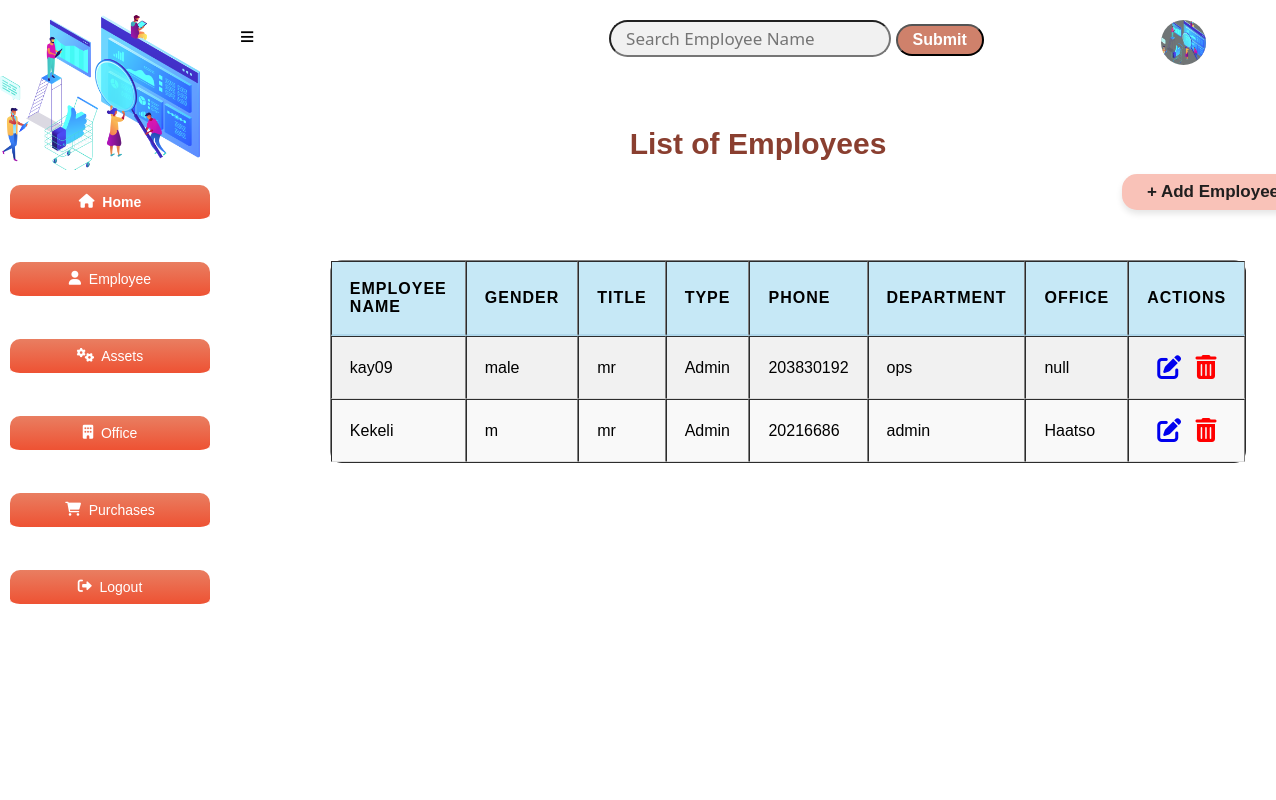
The page /employee on the database as committed earlier.
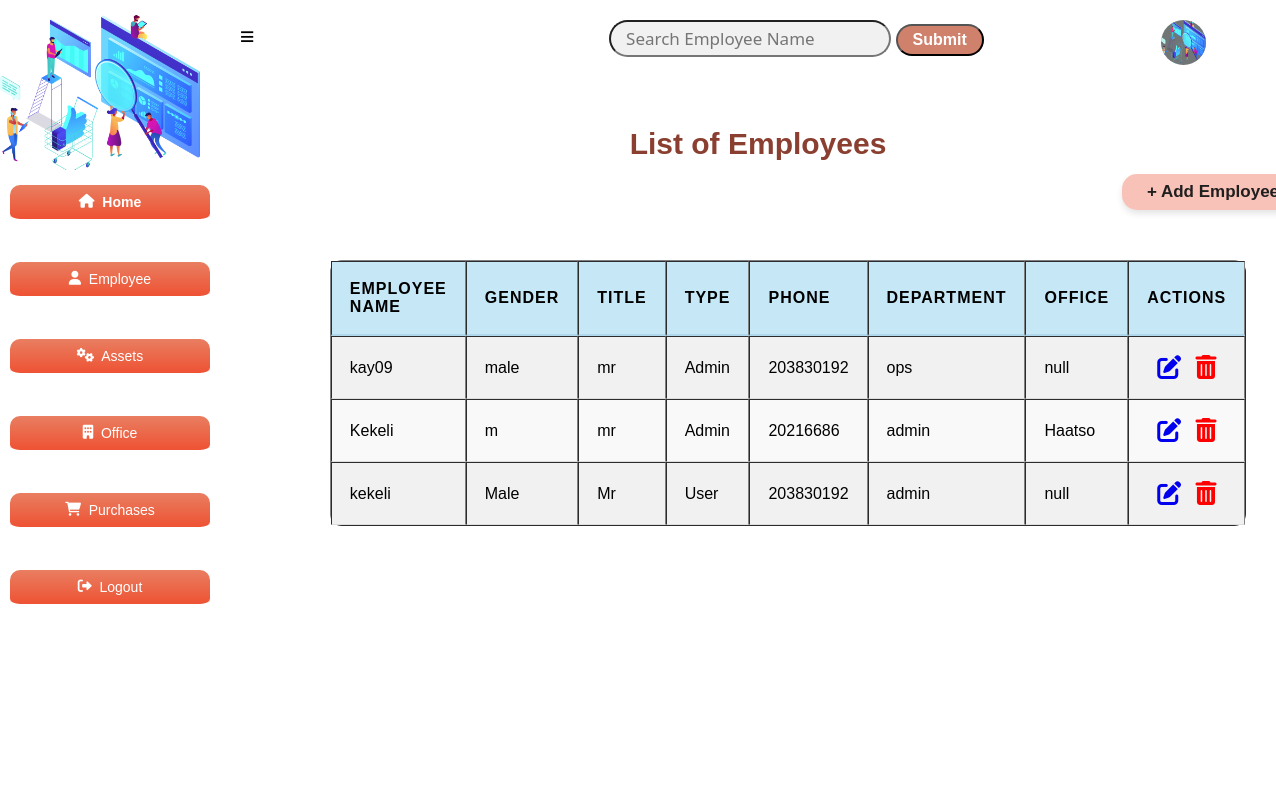
The same page on the database as committed later.
### app.py (models this page shows, shortened)
class Employee(db.Model):
    __tablename__="employees"
    id=db.Column(db.Integer, primary_key=True)
    password=db.Column(db.String(20))
    employee_name=db.Column(db.String(20))
    gender=db.Column(db.String(6))
    title=db.Column(db.String(10))
    type=db.Column(db.String(10))
    phone_number=db.Column(db.Integer)
    department=db.Column(db.String(50))
    location=db.Column(db.Integer, db.ForeignKey('locations.id'))
    location_rel=db.relationship('Location', backref='employees_location')
    equipment_rel=db.relationship('Equipment', backref='equipment_employee')

### app.py (the view)
@app.route('/employee')
def employee_index():
    employees = Employee.query.all()
    return render_template ('employeeList.html', employees = employees)

### app.py (called while the page is built)
@app.before_request
def create_table():
    db.create_all()

### templates/employeeList.html (shortened to what this page needs)
<!DOCTYPE html>
<html lang="en">
<head>
    <link
    rel="stylesheet"
    href="{{ url_for('static', filename='main.css') }}"
    />
    <link rel="stylesheet" href="https://cdnjs.cloudflare.com/ajax/libs/font-awesome/4.7.0/css/font-awesome.min.css">
    <link rel="stylesheet" href="https://cdnjs.cloudflare.com/ajax/libs/font-awesome/6.0.0-beta3/css/all.min.css">
    <span id="login-name">{{ name }}</span>
  </head>
<body>
    <div class="header">
      <a href="#" id="sidebar-icon">&#8801;</a>
      <input type="search" id="query" name="search" placeholder="Search Employee Name">
      <button id="search-button">Submit</button>
      <a href="#"><img src="{{ url_for('static', filename='bg4.png') }}" alt=""></a>
    </div>
    <section class="sidebar">
        <div class="logo">
            <img src="{{ url_for('static', filename='bg4.png') }}" alt="logo">
        </div>
        <div class="content">
          <a href="/entry_point" class="home active"><i class="fas fa-home"></i>&nbsp; Home</a><br>
          <a href="/employee" class="home"><i class="fas fa-user"></i>&nbsp;  Employee</a><br>
          <a href="/equipment" class="home"><i class="fas fa-cogs"></i>&nbsp;  Assets</a><br>
          <a href="/location" class="home"><i class="fas fa-building"></i>&nbsp;  Office</a><br>
          <a href="/purchase" class="home"><i class="fas fa-shopping-cart"></i> &nbsp; Purchases</a><br>
          <a href="/login" class="home"><i class="fas fa-sign-out-alt"></i>&nbsp;  Logout</a>
        </div>
    </section>
    <h1 class="marquee">List of Employees</h1>
    <div class="location-form">
      <a href="/add-employee" class="btn1">+ Add Employee</a>
      <table border="1" style="overflow:auto;">
        <thead>
          <tr>
            <th>Employee Name</th>
            <th>Gender</th>
            <th>Title</th>
            <th>Type</th>
            <th>Phone</th>
            <th>Department</th>
            <th>Office</th>
            <th>Actions</th>
          </tr>
        </thead>
        <tbody id="table-results">
          {% for employee in employees  %}
            <tr>
              <td>{{ employee.employee_name }}</td>
              <td>{{ employee.gender}}</td>
              <td>{{ employee.title}}</td>
              <td>{{ employee.type}}</td>
              <td>{{ employee.phone_number}}</td>
              <td>{{ employee.department}}</td>
              <td>{{ employee.location}}</td>
              <td class="action">
                <a href="/edit_employee{{ employee.id }}"><i class="fa fa-edit" style="font-size:24px"></i></a>
                <a href="/delete_employee{{ employee.id }}"><i class="fa fa-trash-o" style="font-size:24px"></i></a>
              </td>
            </tr>
          {% endfor %}
        </tbody>
      </table>
    </div>
</body>
</html>

Rows that differ between the two databases and show on the page:
added Employee: employee_name "kekeli", gender "Male", title "Mr", type "User", phone_number "203830192", department "admin", location "null"
